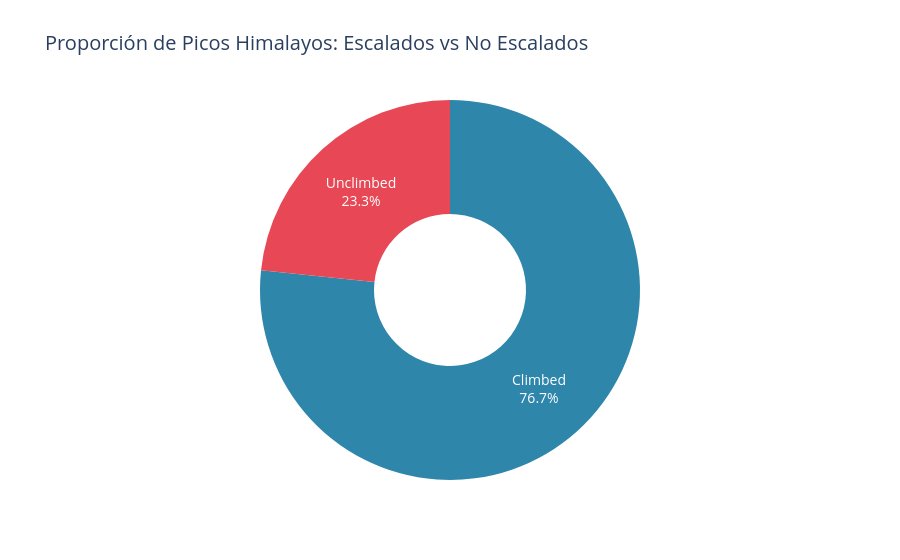

The notebook cell this image was saved under:
### Code cell
fig_pie = px.pie(
    status_counts,
    names='Estado',
    values='Cantidad',
    title='Proporción de Picos Himalayos: Escalados vs No Escalados',
    color='Estado',
    color_discrete_map={'Climbed': '#2E86AB', 'Unclimbed': '#E84855'},
    hole=0.4,
)
fig_pie.update_traces(textposition='inside', textinfo='percent+label')
fig_pie.update_layout(showlegend=False, font_size=14)
fig_pie.write_image(str(FIGURES / 'conquest_pie.png'), scale=2)
fig_pie.show()

### Figure 1 — Plotly figure (JSON) as saved in the notebook; plotly's stock layout.template omitted (floating-point values rounded to 4 significant figures)
{"data": [{"customdata": [["Climbed"], ["Unclimbed"]], "domain": {"x": [0, 1], "y": [0, 1]}, "hole": 0.4, "hovertemplate": "Estado=%{customdata[0]}<br>Cantidad=%{value}<extra></extra>", "labels": ["Climbed", "Unclimbed"], "legendgroup": "", "marker": {"colors": ["#2E86AB", "#E84855"]}, "name": "", "showlegend": true, "textinfo": "percent+label", "textposition": "inside", "type": "pie", "values": [368, 112]}], "layout": {"font": {"size": 14}, "legend": {"tracegroupgap": 0}, "showlegend": false, "title": {"text": "Proporción de Picos Himalayos: Escalados vs No Escalados"}}}
